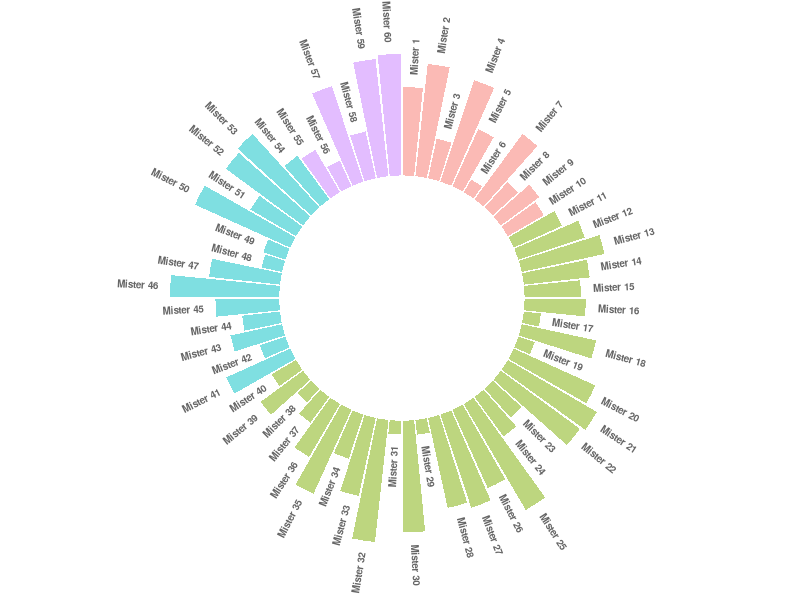

Write the R code that produced this figure.
library(tidyverse)

# Create dataset
data=data.frame(
  individual=paste( "Mister ", seq(1,60), sep=""),
  group=c( rep('A', 10), rep('B', 30), rep('C', 14), rep('D', 6)) ,
  value=sample( seq(10,100), 60, replace=T)
)

# Set a number of 'empty bar' to add at the end of each group
empty_bar=4
to_add = data.frame( matrix(NA, empty_bar*nlevels(data$group), ncol(data)) )
colnames(to_add) = colnames(data)
to_add$group=rep(levels(data$group), each=empty_bar)
data=rbind(data, to_add)
data=data %>% arrange(group)
data$id=seq(1, nrow(data))

# Get the name and the y position of each label
label_data=data
number_of_bar=nrow(label_data)
angle= 90 - 360 * (label_data$id-0.5) /number_of_bar     # I substract 0.5 because the letter must have the angle of the center of the bars. Not extreme right(1) or extreme left (0)
label_data$hjust<-ifelse( angle < -90, 1, 0)
label_data$angle<-ifelse(angle < -90, angle+180, angle)

# Make the plot
p = ggplot(data, aes(x=as.factor(id), y=value, fill=group)) +       # Note that id is a factor. If x is numeric, there is some space between the first bar
  geom_bar(stat="identity", alpha=0.5) +
  ylim(-100,120) +
  theme_minimal() +
  theme(
    legend.position = "none",
    axis.text = element_blank(),
    axis.title = element_blank(),
    panel.grid = element_blank(),
    plot.margin = unit(rep(-1,4), "cm") 
  ) +
  coord_polar() + 
  geom_text(data=label_data, aes(x=id, y=value+10, label=individual, hjust=hjust), color="black", fontface="bold",alpha=0.6, size=2.5, angle= label_data$angle, inherit.aes = FALSE ) 

p